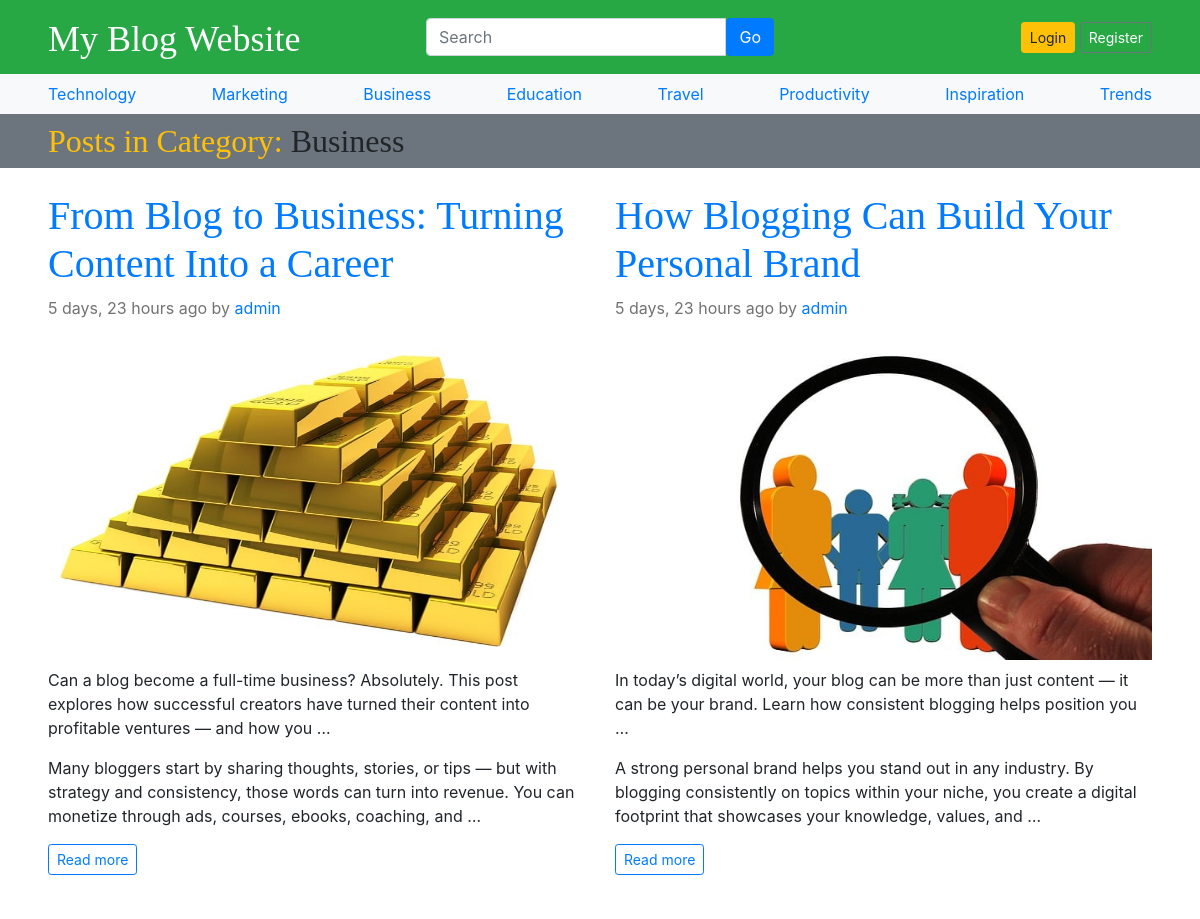
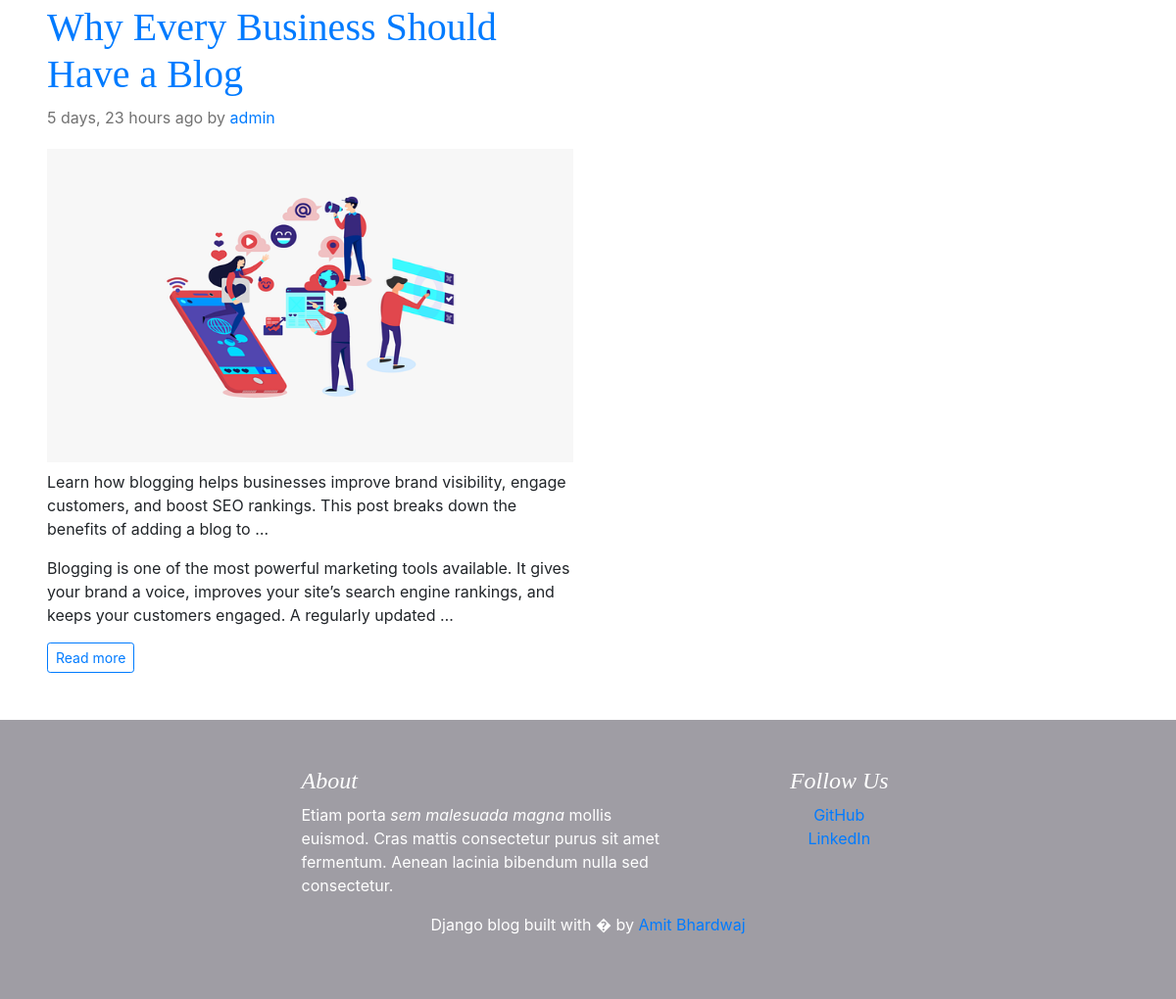
/category/12/, run on the app's committed database (2 pictures, top to bottom).
### blogs/models.py (models this page shows, shortened)
class Category(models.Model):
    category_name = models.CharField(max_length=100)  # Category name with a max length of 100 characters
    created_at = models.DateTimeField(auto_now_add=True)  # Timestamp when the record is created
    updated_at = models.DateTimeField(auto_now=True)  # Timestamp when the record is updated
    class Meta:
        verbose_name_plural = 'Categories'  # Admin panel will show 'Categories' instead of 'Categorys'

class Blogs(models.Model):
    title = models.CharField(max_length=100, unique=True)
    slug = models.SlugField(unique=True, blank=True)
    category = models.ForeignKey(Category, on_delete=models.CASCADE)
    author = models.ForeignKey(User, on_delete=models.CASCADE)
    blog_image = models.ImageField(upload_to='uploads/%y/%m/%d')
    short_description = models.TextField(max_length=500)
    blog_body = models.TextField(max_length=1000)
    status = models.CharField(max_length=10, choices=STATUS_CHOICE, default='draft')
    is_featured = models.BooleanField(default=False)
    created_at = models.DateTimeField(auto_now_add=True)
    updated_at = models.DateTimeField(auto_now=True)
    class Meta:
        verbose_name_plural = 'Blogs'

### blogs/views.py (the view)
# urls.py: path('<int:category_id>/', views.post_by_category, name='post_by_category'),
def post_by_category(request, category_id):
    category = get_object_or_404(Category, id=category_id)
    posts = Blogs.objects.filter(status='public', category=category).order_by('-created_at')
    categories = Category.objects.all()
    context = {
        'category': category,
        'category_posts': posts,
        'categories': categories,
    }
    return render(request, 'post_by_category.html', context)

### blogs/context_processors.py (called while the page is built)
def get_categories(request):
    categories=Category.objects.all()
    return dict(categories=categories)

### templates/post_by_category.html
{% extends 'base/base.html' %}
{% block content %}
<main role="main" class="container-fluid p-0">
  <h2 class="mb-4 bg-secondary p-2 px-5"><span class="text-warning">Posts in Category:</span> {{ category.category_name }}</h2>
  <div class="row px-5">
    {% for post in category_posts %}
    <div class=" {% if category_posts|length == 1 %} col-md-12 {% else %} col-md-6 {% endif %} blog-main">
      <div class="blog-post mb-5">
        <h2 class="blog-post-title">
          <a href="{% url 'blog_view' post.slug %}">{{ post.title }}</a>
        </h2>
        <p class="blog-post-meta">
          {{ post.created_at|timesince }} ago by <a href="#">{{ post.author }}</a>
        </p>
        {% if post.blog_image %}
        <img src="{{ post.blog_image.url }}" style="width: 100%; height: 40vh;" alt="{{ post.title }}" class="img-fluid mb-2">
        {% endif %}
        <p>{{ post.short_description|truncatewords:25 }}</p>
        <p>{{ post.blog_body|truncatewords:30 }}</p>
        <a href="{% url 'blog_view' post.slug %}" class="btn btn-sm btn-outline-primary">Read more</a>
      </div>
    </div>
    {% empty %}
    <p>No posts found in this category.</p>
    {% endfor %}
  </div>
</main>
{% endblock %}

### templates/base/base.html (shortened to what this page needs)
<!DOCTYPE html>
{% load static %}
<html lang="en">
<head>
    <link href="https://getbootstrap.com/docs/4.0/dist/css/bootstrap.min.css" rel="stylesheet">
    <link href="{% static 'css/blog.css' %}" rel="stylesheet">
</head>
<body>
    <div class="container-fluid m-0 p-0">
        <header class="bg-success py-2 px-5">
            <div class="row flex-nowrap justify-content-between align-items-center">
                <div class="col-4 pt-1">
                    <a class="blog-header-logo text-white" href="/">My Blog Website</a>
                </div>
                <div class="col-4">
                    <form action="{% url 'search' %}" method="GET" class="input-group">
                        <input type="text" name="keyword" class="form-control" placeholder="Search">
                        <button type="submit" class="btn btn-primary d-inline">Go</button>
                    </form>
                </div>
                <div class="col-4 d-flex justify-content-end align-items-center">
                    {% if not user.is_authenticated %}
                    <a class="btn btn-sm btn-warning" href="{% url 'login' %}">Login</a> &nbsp;
                    <a class="btn btn-sm btn-outline-secondary text-white" href="{% url 'register' %}">Register</a>
                    {% else %}
                    <span class="fw-bold text-white">Welcome! <br>{{user}}</span> &nbsp;
                     <a class="btn btn-sm btn-warning" href="{% url 'logout' %}">Logout</a> &nbsp;
                     {% endif %}
                </div>
            </div>
        </header>
        <div class="nav-scroller py-2 px-5 bg-light">
            <nav class="nav d-flex justify-content-between">
                {% for cat in categories %}
                <a class=" fw-bold" href="{% url 'post_by_category' cat.id %}">{{cat.category_name}}</a>
                {% endfor %}
            </nav>
        </div>
        {% block content %}
        {% endblock %}
        <footer class="row py-5 text-white" style="background-color: rgb(159, 157, 164);">
            <div class="col-md-3"></div>
            <div class=" col-md-4 mb-3 rounded">
                <h4 class="font-italic">About</h4>
                <p class="mb-0">Etiam porta <em>sem malesuada magna</em> mollis euismod. Cras mattis consectetur purus sit
                    amet fermentum. Aenean lacinia bibendum nulla sed consectetur.</p>
            </div>
            <div class="col-md-3 text-center">
                <h4 class="font-italic">Follow Us</h4>
                <ol class="list-unstyled">
                    <li><a href="https://github.com/akbhardvaj47" target="_blank">GitHub</a></li>
                    <li><a href="#">LinkedIn</a></li>
                </ol>
            </div>
            <div class=" text-center col-md-12">
                <p class="text-center">Django blog built with � by <a href="#">Amit Bhardwaj</a></p>
            </div>
        </footer>
</body>
</html>

### static/css/blog.css (style rules this page uses)
.blog-header-logo { font-family: "Playfair Display", Georgia, "Times New Roman", serif; font-size: 2.25rem; }
h1, h2, h3, h4, h5, h6 { font-family: "Playfair Display", Georgia, "Times New Roman", serif; }
.blog-post { margin-bottom: 4rem; }
.blog-post-title { font-size: 2.5rem; }
.blog-post-meta { margin-bottom: 1.25rem; color: #727272; }

### templates/base/base.html (style rules this page uses)
body { overflow-x: hidden; }

### data on the page
Category: category_name "Technology"
Category: category_name "Marketing"
Category: category_name "Business"
Category: category_name "Education"
Category: category_name "Travel"
Category: category_name "Productivity"
Category: category_name "Inspiration"
Category: category_name "Trends"
Blogs: title "From Blog to Business: Turning Content Into a Career", created_at "5 days, 23 hours", author "admin", blog_image (picture), short_description "Can a blog become a full-time business? Absolutely. This post explores how successful creators have turned their content into profitable ventures — and how you …", blog_body "Many bloggers start by sharing thoughts, stories, or tips — but with strategy and consistency, those words can turn into revenue. You can monetize through ads, courses, ebooks, coaching, and …"
Blogs: title "How Blogging Can Build Your Personal Brand", created_at "5 days, 23 hours", author "admin", blog_image (picture), short_description "In today’s digital world, your blog can be more than just content — it can be your brand. Learn how consistent blogging helps position you …", blog_body "A strong personal brand helps you stand out in any industry. By blogging consistently on topics within your niche, you create a digital footprint that showcases your knowledge, values, and …"
Blogs: title "Why Every Business Should Have a Blog", created_at "5 days, 23 hours", author "admin", blog_image (picture), short_description "Learn how blogging helps businesses improve brand visibility, engage customers, and boost SEO rankings. This post breaks down the benefits of adding a blog to …", blog_body "Blogging is one of the most powerful marketing tools available. It gives your brand a voice, improves your site’s search engine rankings, and keeps your customers engaged. A regularly updated …"
